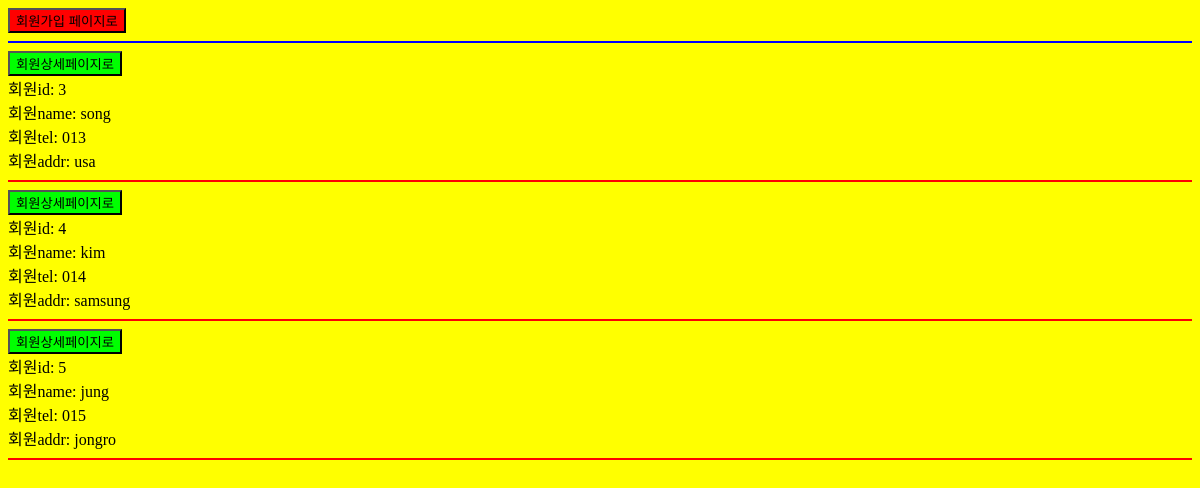
/app5/test, run on an earlier commit of the app's database.
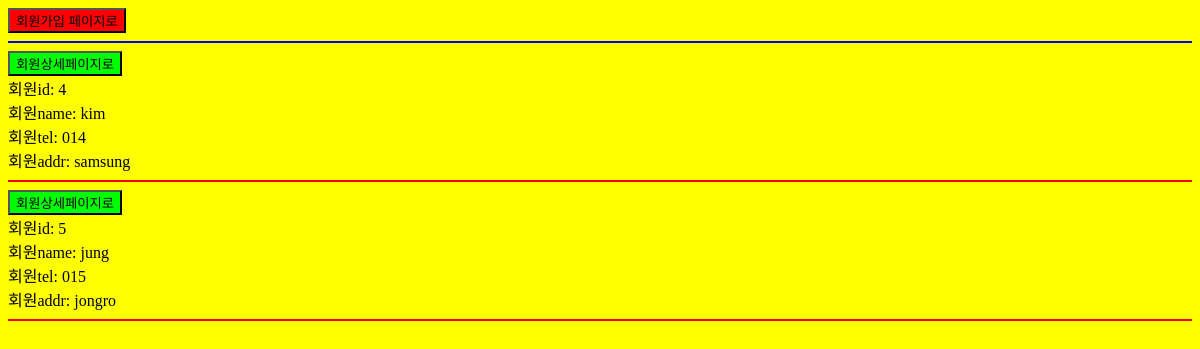
And on a later commit of the database.
### app5/models.py (models this page shows)
class Test(models.Model):
    name = models.CharField(max_length=50)
    tel = models.CharField(max_length=50)
    addr = models.CharField(max_length=50)
    def __str__(self):
        return self.name + ", " + self.tel + ", " + self.addr

### app5/views.py (the view)
# urls.py: path('/test', app5.views.test, name='test'),
def test(request):
    test_list = Test.objects.order_by('-name')[:10]
    print('검색한 결과 >> ' ,  test_list)
    print('검색한 결과 >> ', test_list[0])
    context = {
        "test_list" : test_list
    }
    return render(request, "app5/test.html", context)

### templates/app5/test.html (shortened to what this page needs)
<!DOCTYPE html>
<html lang="en">
<head>
</head>
<body>
<a href="/member/test2">
        <button style="background: red">회원가입 페이지로</button>
</a><br>
<hr color="blue">
{% if test_list %}
   {% for one in test_list %}
       <a href="/app5/test/{{ one.id }}">
        <button style="background: lime">회원상세페이지로</button>
       </a><br>
       회원id:  {{ one.id }} <br>
       회원name:  {{ one.name }} <br>
       회원tel:  {{ one.tel }} <br>
       회원addr:  {{ one.addr }} <br><hr color="red">
   {% endfor %}
{% endif %}
</body>
</html>

What changed in the data, as far as the page shows it:
removed Test: id "3", name "song", tel "013", addr "usa"
